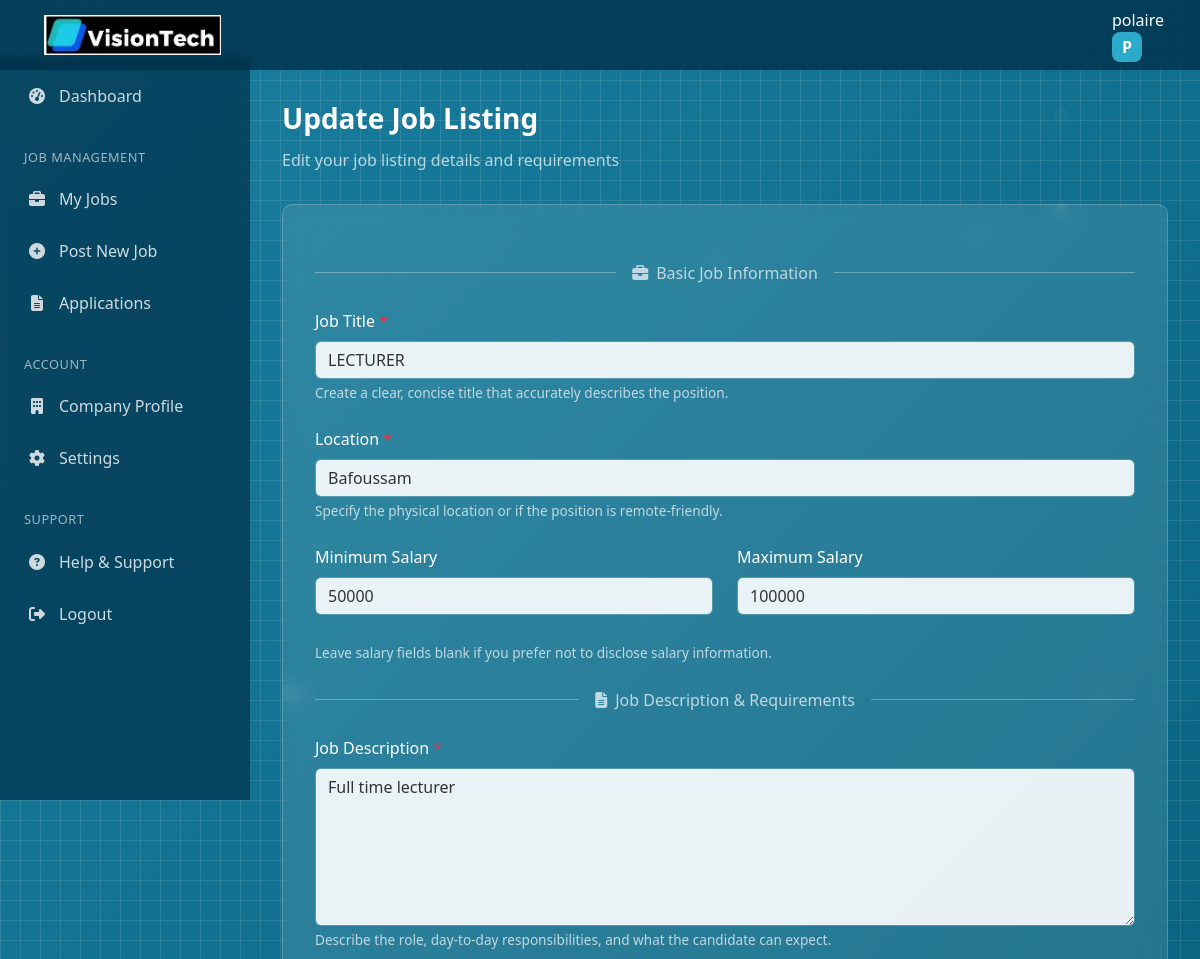
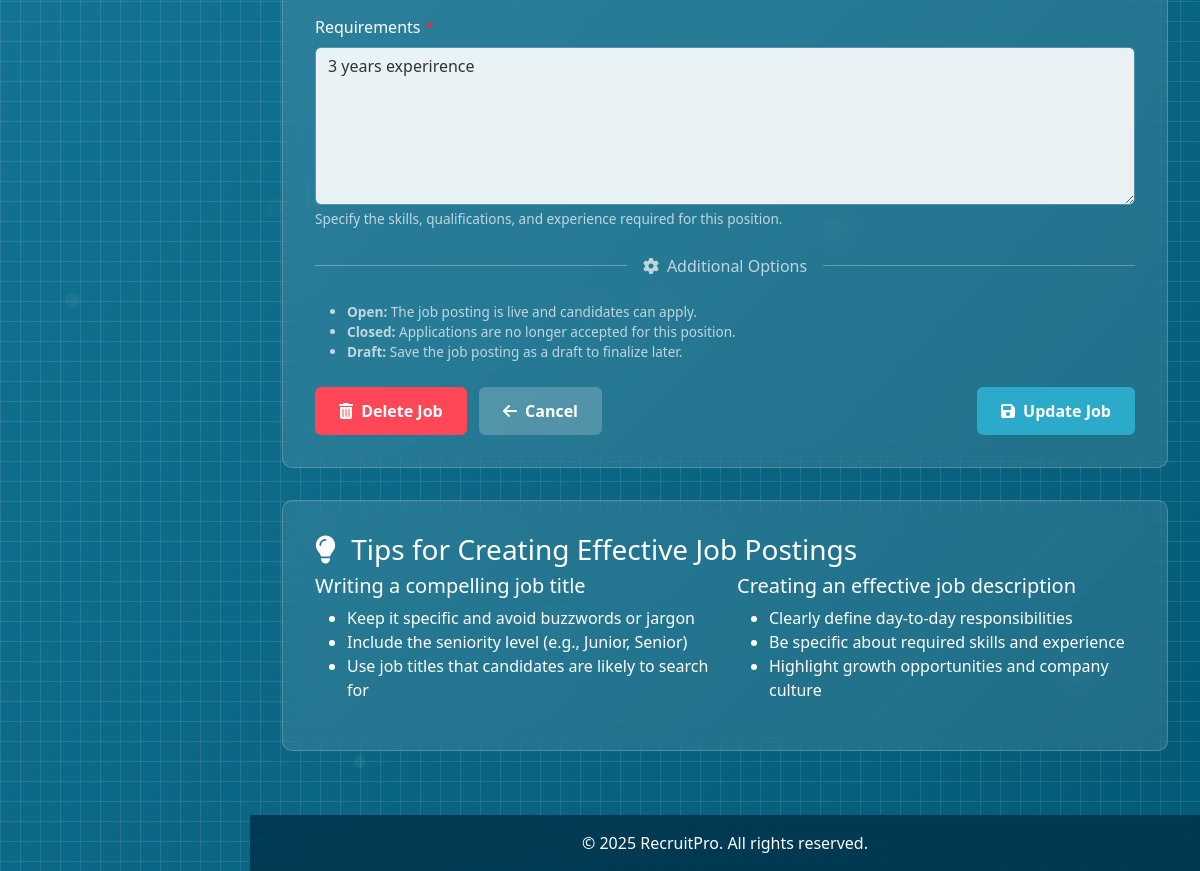
The page /jobs/update/4/ (signed in) on the database its author committed (2 pictures, top to bottom).
### accounts/models.py (models this page shows, shortened)
class User(AbstractUser):
    USER_TYPE_CHOICES = (
        ('hirer', 'Hirer'),
        ('candidate', 'Candidate'),
    )
    user_type = models.CharField(max_length=10, choices=USER_TYPE_CHOICES)
    email = models.EmailField(unique=True)
    objects = CustomUserManager()

### jobs/models.py (models this page shows, shortened)
class Job(models.Model):
    STATUS_CHOICES = (
        ('open', 'Open'),
        ('closed', 'Closed'),
        ('draft', 'Draft'),
    )
    title = models.CharField(max_length=255)
    description = models.TextField()
    hirer = models.ForeignKey(User, on_delete=models.CASCADE, related_name='jobs')
    location = models.CharField(max_length=255)
    created_at = models.DateTimeField(auto_now_add=True)
    updated_at = models.DateTimeField(auto_now=True)
    salary_min = models.PositiveIntegerField(null=True, blank=True)
    salary_max = models.PositiveIntegerField(null=True, blank=True)
    requirements = models.TextField(blank=True)
    status = models.CharField(max_length=10, choices=STATUS_CHOICES, default='open')

### jobs/views.py (the view)
# urls.py: path('update/<int:job_id>/', views.update_job, name='update_job'),
@login_required
def update_job(request, job_id):
    if request.user.user_type != 'hirer':
        return redirect('home')
    job = get_object_or_404(Job, id=job_id, hirer=request.user)
    if request.method == 'POST':
        form = JobForm(request.POST, instance=job)
        if form.is_valid():
            form.save()
            return redirect('hirer_jobs')
    else:
        form = JobForm(instance=job)
    return render(request, 'job_form.html', {'form': form})

### Templates/job_form.html (shortened to what this page needs)
<!DOCTYPE html>
<html lang="en">
<head>
    {% load static %}
    <link href="https://cdn.jsdelivr.net/npm/bootstrap@5.3.0/dist/css/bootstrap.min.css" rel="stylesheet">
    <link href="https://cdnjs.cloudflare.com/ajax/libs/font-awesome/6.4.0/css/all.min.css" rel="stylesheet">
    <link rel="stylesheet" href="https://cdn.jsdelivr.net/npm/trix@1.3.1/dist/trix.css">
</head>
<body>
    <div class="dots" id="dots"></div>
    <nav class="navbar navbar-expand-lg navbar-dark sticky-top">
        <div class="container-fluid">
            <a class="navbar-brand" href="{% url 'home' %}">
                 <a class="navbar-brand" href="{% url 'home' %}">
                <img src="{% static 'image/logoVisionTech.jpg' %}" alt="LogoVisionTech">
            </a>
            </a>
            <div class="ms-auto d-flex align-items-center">
                <div class="dropdown user-dropdown">
                    <a class="nav-link dropdown-toggle text-white" href="#" role="button" id="userDropdown" data-bs-toggle="dropdown" aria-expanded="false">
                        <span class="d-none d-lg-inline me-2">{{ user.username }}</span>
                        <div class="logo-placeholder" style="width: 30px; height: 30px; margin: 0;">
                            {{ user.username.0|upper }}
                        </div>
                    </a>
                </div>
            </div>
        </div>
    </nav>
    <div class="sidebar" id="sidebar">
        <ul class="sidebar-menu">
            <li class="menu-item">
                <a href="{% url 'hirer_dashboard' %}" class="menu-link">
                    <span class="menu-icon"><i class="fas fa-tachometer-alt"></i></span>
                    <span class="menu-text">Dashboard</span>
                </a>
            </li>
            <li class="menu-header">Job Management</li>
            <li class="menu-item">
                <a href="{% url 'hirer_jobs' %}" class="menu-link">
                    <span class="menu-icon"><i class="fas fa-briefcase"></i></span>
                    <span class="menu-text">My Jobs</span>
                </a>
            </li>
            <li class="menu-item">
                <a href="{% url 'create_job' %}" class="menu-link {% if not form.instance.id %}active{% endif %}">
                    <span class="menu-icon"><i class="fas fa-plus-circle"></i></span>
                    <span class="menu-text">Post New Job</span>
                </a>
            </li>
            <li class="menu-item">
                <a href="{% url 'job_applications' %}" class="menu-link">
                    <span class="menu-icon"><i class="fas fa-file-alt"></i></span>
                    <span class="menu-text">Applications</span>
                </a>
            </li>
            <li class="menu-header">Account</li>
            <li class="menu-item">
                <a href="{% url 'hirer_profile' %}" class="menu-link">
                    <span class="menu-icon"><i class="fas fa-building"></i></span>
                    <span class="menu-text">Company Profile</span>
                </a>
            </li>
            <li class="menu-item">
                <a href="#Settings" class="menu-link">
                    <span class="menu-icon"><i class="fas fa-cog"></i></span>
                    <span class="menu-text">Settings</span>
                </a>
            </li>
            <li class="menu-header">Support</li>
            <li class="menu-item">
                <a href="#Help" class="menu-link">
                    <span class="menu-icon"><i class="fas fa-question-circle"></i></span>
                    <span class="menu-text">Help & Support</span>
                </a>
            </li>
            <li class="menu-item">
                <a href="{% url 'logout' %}" class="menu-link">
                    <span class="menu-icon"><i class="fas fa-sign-out-alt"></i></span>
                    <span class="menu-text">Logout</span>
                </a>
            </li>
        </ul>
    </div>
    <div class="main-content">
        <h1 class="page-title">{% if form.instance.id %}Update Job Listing{% else %}Post a New Job{% endif %}</h1>
        <p class="page-subtitle">{% if form.instance.id %}Edit your job listing details and requirements{% else %}Create a new job listing to find the perfect candidates{% endif %}</p>
        <div class="form-container">
            <form method="post" novalidate>
                <div class="divider"><i class="fas fa-briefcase me-2"></i> Basic Job Information</div>
                <div class="form-group">
                    <label for="{{ form.title.id_for_label }}" class="form-label">Job Title <span class="text-danger">*</span></label>
                    <input type="text" class="form-control {% if form.title.errors %}is-invalid{% endif %}"
                        id="{{ form.title.id_for_label }}"
                        name="{{ form.title.html_name }}"
                        value="{{ form.title.value|default:'' }}"
                        placeholder="e.g. Senior Software Engineer"
                        required>
                    <div class="form-text">Create a clear, concise title that accurately describes the position.</div>
                </div>
                <div class="form-group">
                    <label for="{{ form.location.id_for_label }}" class="form-label">Location <span class="text-danger">*</span></label>
                    <input type="text" class="form-control {% if form.location.errors %}is-invalid{% endif %}"
                        id="{{ form.location.id_for_label }}"
                        name="{{ form.location.html_name }}"
                        value="{{ form.location.value|default:'' }}"
                        placeholder="e.g. New York, NY or Remote"
                        required>
                    <div class="form-text">Specify the physical location or if the position is remote-friendly.</div>
                </div>
                <div class="row">
                    <div class="col-md-6">
                        <div class="form-group">
                            <label for="{{ form.salary_min.id_for_label }}" class="form-label">Minimum Salary</label>
                            <input type="number" class="form-control {% if form.salary_min.errors %}is-invalid{% endif %}"
                                id="{{ form.salary_min.id_for_label }}"
                                name="{{ form.salary_min.html_name }}"
                                value="{{ form.salary_min.value|default:'' }}"
                                placeholder="e.g. 50000">
                        </div>
                    </div>
                    <div class="col-md-6">
                        <div class="form-group">
                            <label for="{{ form.salary_max.id_for_label }}" class="form-label">Maximum Salary</label>
                            <input type="number" class="form-control {% if form.salary_max.errors %}is-invalid{% endif %}"
                                id="{{ form.salary_max.id_for_label }}"
                                name="{{ form.salary_max.html_name }}"
                                value="{{ form.salary_max.value|default:'' }}"
                                placeholder="e.g. 70000">
                        </div>
                    </div>
                </div>
                <div class="form-text mb-3">Leave salary fields blank if you prefer not to disclose salary information.</div>
                <div class="divider"><i class="fas fa-file-alt me-2"></i> Job Description & Requirements</div>
                <div class="form-group">
                    <label for="{{ form.description.id_for_label }}" class="form-label">Job Description <span class="text-danger">*</span></label>
                    <textarea class="form-control {% if form.description.errors %}is-invalid{% endif %}"
                        id="{{ form.description.id_for_label }}"
                        name="{{ form.description.html_name }}"
                        rows="6"
                        placeholder="Provide a detailed description of the job role, responsibilities, and expectations..."
                        required>{{ form.description.value|default:'' }}</textarea>
                    <div class="form-text">Describe the role, day-to-day responsibilities, and what the candidate can expect.</div>
                </div>
                <div class="form-group">
                    <label for="{{ form.requirements.id_for_label }}" class="form-label">Requirements <span class="text-danger">*</span></label>
                    <textarea class="form-control {% if form.requirements.errors %}is-invalid{% endif %}"
                        id="{{ form.requirements.id_for_label }}"
                        name="{{ form.requirements.html_name }}"
                        rows="6"
                        placeholder="List the skills, qualifications, and experience required for this position..."
                        required>{{ form.requirements.value|default:'' }}</textarea>
                    <div class="form-text">Specify the skills, qualifications, and experience required for this position.</div>
                </div>
                <div class="divider"><i class="fas fa-cog me-2"></i> Additional Options</div>
                    <div class="form-text mt-2">
                        <ul class="mb-0">
                            <li><strong>Open:</strong> The job posting is live and candidates can apply.</li>
                            <li><strong>Closed:</strong> Applications are no longer accepted for this position.</li>
                            <li><strong>Draft:</strong> Save the job posting as a draft to finalize later.</li>
                        </ul>
                    </div>
                <div class="d-flex justify-content-between align-items-center mt-4">
                    <div>
                        {% if form.instance.id %}
                        <a href="{% url 'delete_job' form.instance.id %}" class="btn btn-danger me-2" onclick="return confirm('Are you sure you want to delete this job posting? This action cannot be undone.')">
                            <i class="fas fa-trash-alt me-1"></i> Delete Job
                        </a>
                        {% endif %}
                        <a href="{% url 'hirer_jobs' %}" class="btn btn-secondary">
                            <i class="fas fa-arrow-left me-1"></i> Cancel
                        </a>
                    </div>
                    <div>
                        {% if form.instance.id %}
                        <button type="submit" class="btn btn-primary">
                            <i class="fas fa-save me-1"></i> Update Job
                        </button>
                        {% else %}
                        <button type="submit" class="btn btn-primary">
                            <i class="fas fa-plus-circle me-1"></i> Create Job
                        </button>
                        {% endif %}
                    </div>
                </div>
            </form>
        </div>
        <div class="form-container">
            <h3><i class="fas fa-lightbulb me-2"></i> Tips for Creating Effective Job Postings</h3>
            <div class="row">
                <div class="col-md-6">
                    <h5>Writing a compelling job title</h5>
                    <ul>
                        <li>Keep it specific and avoid buzzwords or jargon</li>
                        <li>Include the seniority level (e.g., Junior, Senior)</li>
                        <li>Use job titles that candidates are likely to search for</li>
                    </ul>
                </div>
                <div class="col-md-6">
                    <h5>Creating an effective job description</h5>
                    <ul>
                        <li>Clearly define day-to-day responsibilities</li>
                        <li>Be specific about required skills and experience</li>
                        <li>Highlight growth opportunities and company culture</li>
                    </ul>
                </div>
            </div>
        </div>
    </div>
    <footer class="footer">
        <div class="container-fluid text-center">
            <p class="mb-0">&copy; 2025 RecruitPro. All rights reserved.</p>
        </div>
    </footer>
</body>
</html>

### rows shown on the page
User: username "polaire", username.0 "P"
Job: title "LECTURER", location "Bafoussam", description "Full time lecturer", requirements "3 years experirence"
